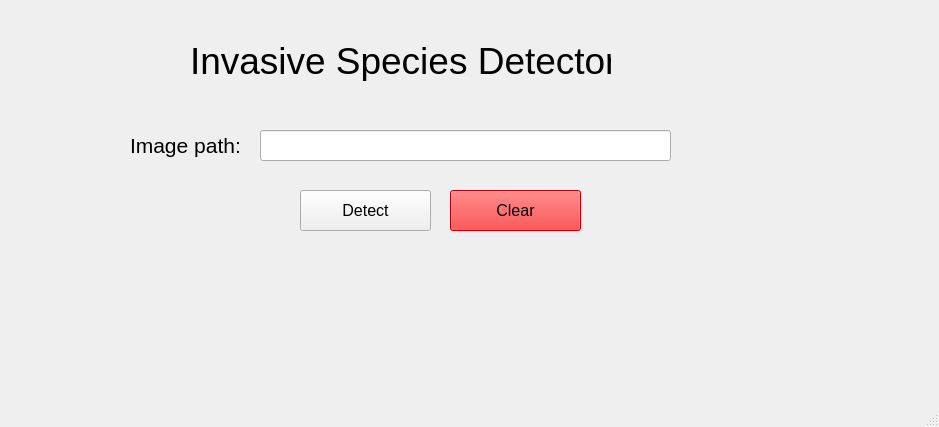
<?xml version="1.0" encoding="UTF-8"?>
<ui version="4.0">
 <class>MainWindow</class>
 <widget class="QMainWindow" name="MainWindow">
  <property name="geometry">
   <rect>
    <x>0</x>
    <y>0</y>
    <width>939</width>
    <height>427</height>
   </rect>
  </property>
  <property name="windowTitle">
   <string>MainWindow</string>
  </property>
  <widget class="QWidget" name="centralwidget">
   <widget class="QLabel" name="label">
    <property name="geometry">
     <rect>
      <x>190</x>
      <y>40</y>
      <width>421</width>
      <height>41</height>
     </rect>
    </property>
    <property name="font">
     <font>
      <pointsize>28</pointsize>
     </font>
    </property>
    <property name="text">
     <string>Invasive Species Detector</string>
    </property>
   </widget>
   <widget class="QLabel" name="label_2">
    <property name="geometry">
     <rect>
      <x>130</x>
      <y>130</y>
      <width>131</width>
      <height>31</height>
     </rect>
    </property>
    <property name="font">
     <font>
      <pointsize>16</pointsize>
     </font>
    </property>
    <property name="text">
     <string>Image path:</string>
    </property>
   </widget>
   <widget class="QLineEdit" name="url">
    <property name="geometry">
     <rect>
      <x>260</x>
      <y>130</y>
      <width>411</width>
      <height>31</height>
     </rect>
    </property>
   </widget>
   <widget class="QPushButton" name="btn">
    <property name="geometry">
     <rect>
      <x>300</x>
      <y>190</y>
      <width>131</width>
      <height>41</height>
     </rect>
    </property>
    <property name="font">
     <font>
      <pointsize>12</pointsize>
     </font>
    </property>
    <property name="text">
     <string>Detect</string>
    </property>
   </widget>
   <widget class="QPushButton" name="pushButton_2">
    <property name="geometry">
     <rect>
      <x>450</x>
      <y>190</y>
      <width>131</width>
      <height>41</height>
     </rect>
    </property>
    <property name="palette">
     <palette>
      <active>
       <colorrole role="WindowText">
        <brush brushstyle="SolidPattern">
         <color alpha="255">
          <red>0</red>
          <green>0</green>
          <blue>0</blue>
         </color>
        </brush>
       </colorrole>
       <colorrole role="Button">
        <brush brushstyle="SolidPattern">
         <color alpha="255">
          <red>255</red>
          <green>0</green>
          <blue>0</blue>
         </color>
        </brush>
       </colorrole>
       <colorrole role="Light">
        <brush brushstyle="SolidPattern">
         <color alpha="255">
          <red>255</red>
          <green>127</green>
          <blue>127</blue>
         </color>
        </brush>
       </colorrole>
       <colorrole role="Midlight">
        <brush brushstyle="SolidPattern">
         <color alpha="255">
          <red>255</red>
          <green>63</green>
          <blue>63</blue>
         </color>
        </brush>
       </colorrole>
       <colorrole role="Dark">
        <brush brushstyle="SolidPattern">
         <color alpha="255">
          <red>127</red>
          <green>0</green>
          <blue>0</blue>
         </color>
        </brush>
       </colorrole>
       <colorrole role="Mid">
        <brush brushstyle="SolidPattern">
         <color alpha="255">
          <red>170</red>
          <green>0</green>
          <blue>0</blue>
         </color>
        </brush>
       </colorrole>
       <colorrole role="Text">
        <brush brushstyle="SolidPattern">
         <color alpha="255">
          <red>0</red>
          <green>0</green>
          <blue>0</blue>
         </color>
        </brush>
       </colorrole>
       <colorrole role="BrightText">
        <brush brushstyle="SolidPattern">
         <color alpha="255">
          <red>255</red>
          <green>255</green>
          <blue>255</blue>
         </color>
        </brush>
       </colorrole>
       <colorrole role="ButtonText">
        <brush brushstyle="SolidPattern">
         <color alpha="255">
          <red>0</red>
          <green>0</green>
          <blue>0</blue>
         </color>
        </brush>
       </colorrole>
       <colorrole role="Base">
        <brush brushstyle="SolidPattern">
         <color alpha="255">
          <red>255</red>
          <green>255</green>
          <blue>255</blue>
         </color>
        </brush>
       </colorrole>
       <colorrole role="Window">
        <brush brushstyle="SolidPattern">
         <color alpha="255">
          <red>255</red>
          <green>0</green>
          <blue>0</blue>
         </color>
        </brush>
       </colorrole>
       <colorrole role="Shadow">
        <brush brushstyle="SolidPattern">
         <color alpha="255">
          <red>0</red>
          <green>0</green>
          <blue>0</blue>
         </color>
        </brush>
       </colorrole>
       <colorrole role="AlternateBase">
        <brush brushstyle="SolidPattern">
         <color alpha="255">
          <red>255</red>
          <green>127</green>
          <blue>127</blue>
         </color>
        </brush>
       </colorrole>
       <colorrole role="ToolTipBase">
        <brush brushstyle="SolidPattern">
         <color alpha="255">
          <red>255</red>
          <green>255</green>
          <blue>220</blue>
         </color>
        </brush>
       </colorrole>
       <colorrole role="ToolTipText">
        <brush brushstyle="SolidPattern">
         <color alpha="255">
          <red>0</red>
          <green>0</green>
          <blue>0</blue>
         </color>
        </brush>
       </colorrole>
      </active>
      <inactive>
       <colorrole role="WindowText">
        <brush brushstyle="SolidPattern">
         <color alpha="255">
          <red>0</red>
          <green>0</green>
          <blue>0</blue>
         </color>
        </brush>
       </colorrole>
       <colorrole role="Button">
        <brush brushstyle="SolidPattern">
         <color alpha="255">
          <red>255</red>
          <green>0</green>
          <blue>0</blue>
         </color>
        </brush>
       </colorrole>
       <colorrole role="Light">
        <brush brushstyle="SolidPattern">
         <color alpha="255">
          <red>255</red>
          <green>127</green>
          <blue>127</blue>
         </color>
        </brush>
       </colorrole>
       <colorrole role="Midlight">
        <brush brushstyle="SolidPattern">
         <color alpha="255">
          <red>255</red>
          <green>63</green>
          <blue>63</blue>
         </color>
        </brush>
       </colorrole>
       <colorrole role="Dark">
        <brush brushstyle="SolidPattern">
         <color alpha="255">
          <red>127</red>
          <green>0</green>
          <blue>0</blue>
         </color>
        </brush>
       </colorrole>
       <colorrole role="Mid">
        <brush brushstyle="SolidPattern">
         <color alpha="255">
          <red>170</red>
          <green>0</green>
          <blue>0</blue>
         </color>
        </brush>
       </colorrole>
       <colorrole role="Text">
        <brush brushstyle="SolidPattern">
         <color alpha="255">
          <red>0</red>
          <green>0</green>
          <blue>0</blue>
         </color>
        </brush>
       </colorrole>
       <colorrole role="BrightText">
        <brush brushstyle="SolidPattern">
         <color alpha="255">
          <red>255</red>
          <green>255</green>
          <blue>255</blue>
         </color>
        </brush>
       </colorrole>
       <colorrole role="ButtonText">
        <brush brushstyle="SolidPattern">
         <color alpha="255">
          <red>0</red>
          <green>0</green>
          <blue>0</blue>
         </color>
        </brush>
       </colorrole>
       <colorrole role="Base">
        <brush brushstyle="SolidPattern">
         <color alpha="255">
          <red>255</red>
          <green>255</green>
          <blue>255</blue>
         </color>
        </brush>
       </colorrole>
       <colorrole role="Window">
        <brush brushstyle="SolidPattern">
         <color alpha="255">
          <red>255</red>
          <green>0</green>
          <blue>0</blue>
         </color>
        </brush>
       </colorrole>
       <colorrole role="Shadow">
        <brush brushstyle="SolidPattern">
         <color alpha="255">
          <red>0</red>
          <green>0</green>
          <blue>0</blue>
         </color>
        </brush>
       </colorrole>
       <colorrole role="AlternateBase">
        <brush brushstyle="SolidPattern">
         <color alpha="255">
          <red>255</red>
          <green>127</green>
          <blue>127</blue>
         </color>
        </brush>
       </colorrole>
       <colorrole role="ToolTipBase">
        <brush brushstyle="SolidPattern">
         <color alpha="255">
          <red>255</red>
          <green>255</green>
          <blue>220</blue>
         </color>
        </brush>
       </colorrole>
       <colorrole role="ToolTipText">
        <brush brushstyle="SolidPattern">
         <color alpha="255">
          <red>0</red>
          <green>0</green>
          <blue>0</blue>
         </color>
        </brush>
       </colorrole>
      </inactive>
      <disabled>
       <colorrole role="WindowText">
        <brush brushstyle="SolidPattern">
         <color alpha="255">
          <red>127</red>
          <green>0</green>
          <blue>0</blue>
         </color>
        </brush>
       </colorrole>
       <colorrole role="Button">
        <brush brushstyle="SolidPattern">
         <color alpha="255">
          <red>255</red>
          <green>0</green>
          <blue>0</blue>
         </color>
        </brush>
       </colorrole>
       <colorrole role="Light">
        <brush brushstyle="SolidPattern">
         <color alpha="255">
          <red>255</red>
          <green>127</green>
          <blue>127</blue>
         </color>
        </brush>
       </colorrole>
       <colorrole role="Midlight">
        <brush brushstyle="SolidPattern">
         <color alpha="255">
          <red>255</red>
          <green>63</green>
          <blue>63</blue>
         </color>
        </brush>
       </colorrole>
       <colorrole role="Dark">
        <brush brushstyle="SolidPattern">
         <color alpha="255">
          <red>127</red>
          <green>0</green>
          <blue>0</blue>
         </color>
        </brush>
       </colorrole>
       <colorrole role="Mid">
        <brush brushstyle="SolidPattern">
         <color alpha="255">
          <red>170</red>
          <green>0</green>
          <blue>0</blue>
         </color>
        </brush>
       </colorrole>
       <colorrole role="Text">
        <brush brushstyle="SolidPattern">
         <color alpha="255">
          <red>127</red>
          <green>0</green>
          <blue>0</blue>
         </color>
        </brush>
       </colorrole>
       <colorrole role="BrightText">
        <brush brushstyle="SolidPattern">
         <color alpha="255">
          <red>255</red>
          <green>255</green>
          <blue>255</blue>
         </color>
        </brush>
       </colorrole>
       <colorrole role="ButtonText">
        <brush brushstyle="SolidPattern">
         <color alpha="255">
          <red>127</red>
          <green>0</green>
          <blue>0</blue>
         </color>
        </brush>
       </colorrole>
       <colorrole role="Base">
        <brush brushstyle="SolidPattern">
         <color alpha="255">
          <red>255</red>
          <green>0</green>
          <blue>0</blue>
         </color>
        </brush>
       </colorrole>
       <colorrole role="Window">
        <brush brushstyle="SolidPattern">
         <color alpha="255">
          <red>255</red>
          <green>0</green>
          <blue>0</blue>
         </color>
        </brush>
       </colorrole>
       <colorrole role="Shadow">
        <brush brushstyle="SolidPattern">
         <color alpha="255">
          <red>0</red>
          <green>0</green>
          <blue>0</blue>
         </color>
        </brush>
       </colorrole>
       <colorrole role="AlternateBase">
        <brush brushstyle="SolidPattern">
         <color alpha="255">
          <red>255</red>
          <green>0</green>
          <blue>0</blue>
         </color>
        </brush>
       </colorrole>
       <colorrole role="ToolTipBase">
        <brush brushstyle="SolidPattern">
         <color alpha="255">
          <red>255</red>
          <green>255</green>
          <blue>220</blue>
         </color>
        </brush>
       </colorrole>
       <colorrole role="ToolTipText">
        <brush brushstyle="SolidPattern">
         <color alpha="255">
          <red>0</red>
          <green>0</green>
          <blue>0</blue>
         </color>
        </brush>
       </colorrole>
      </disabled>
     </palette>
    </property>
    <property name="font">
     <font>
      <pointsize>12</pointsize>
     </font>
    </property>
    <property name="autoFillBackground">
     <bool>false</bool>
    </property>
    <property name="text">
     <string>Clear</string>
    </property>
   </widget>
   <widget class="QLabel" name="result">
    <property name="geometry">
     <rect>
      <x>170</x>
      <y>320</y>
      <width>591</width>
      <height>51</height>
     </rect>
    </property>
    <property name="font">
     <font>
      <pointsize>12</pointsize>
     </font>
    </property>
    <property name="text">
     <string/>
    </property>
   </widget>
  </widget>
  <widget class="QMenuBar" name="menubar">
   <property name="geometry">
    <rect>
     <x>0</x>
     <y>0</y>
     <width>939</width>
     <height>21</height>
    </rect>
   </property>
  </widget>
  <widget class="QStatusBar" name="statusbar"/>
 </widget>
 <resources/>
 <connections>
  <connection>
   <sender>pushButton_2</sender>
   <signal>clicked()</signal>
   <receiver>url</receiver>
   <slot>clear()</slot>
   <hints>
    <hint type="sourcelabel">
     <x>525</x>
     <y>224</y>
    </hint>
    <hint type="destinationlabel">
     <x>601</x>
     <y>170</y>
    </hint>
   </hints>
  </connection>
 </connections>
</ui>
